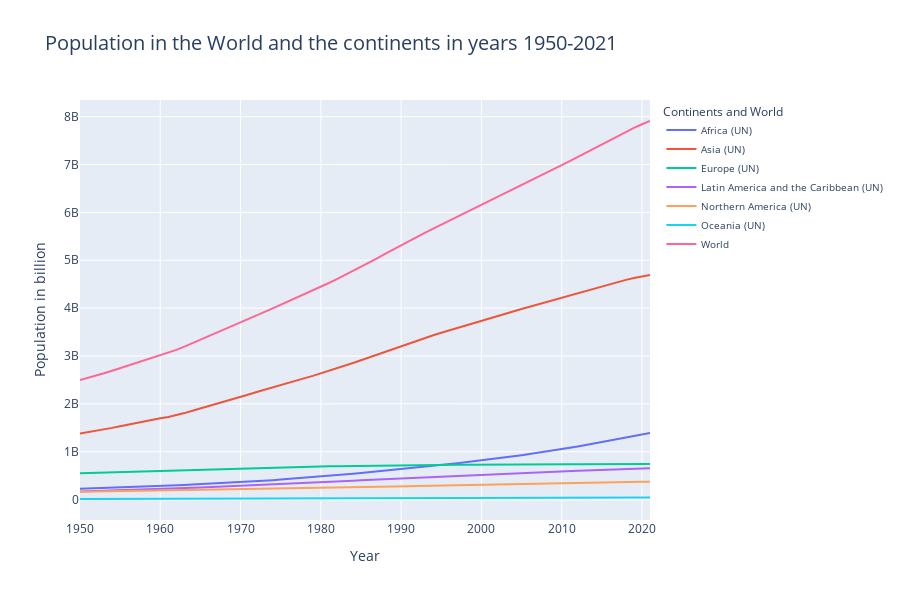

The notebook cell saved with this chart:
### Markdown cell above
The following interactive figure presents the total change in population. The World's population trend is clearly rising. The upward trend applies for all the continents as well. In order to take a closer look at the continents, 'World' should be 'unclicked'. The interesting change in the population's trend could be observed for Europe. In the late 1990s and early 2000s a drop in population has occured.

### Code cell
# Selecting only the desired columns
selected_columns = filtered_pop[['Continents and World', 'Year', 'Population']]

# Create an interactive line plot using Plotly Express
fig = px.line(selected_columns, x='Year', y='Population', color='Continents and World',
              title='Population in the World and the continents in years 1950-2021',
              labels={'Population': 'Population in billion', 'Year': 'Year'})

# Adjust layout parameters
fig.update_layout(
    title={'text': 'Population in the World and the continents in years 1950-2021', 'font': {'size': 20}},
    legend={'font': {'size': 10}},
    width=900,  # Adjust width of the plot
    height=600,  # Adjust height of the plot
)
# Show the interactive plot
fig.show()
